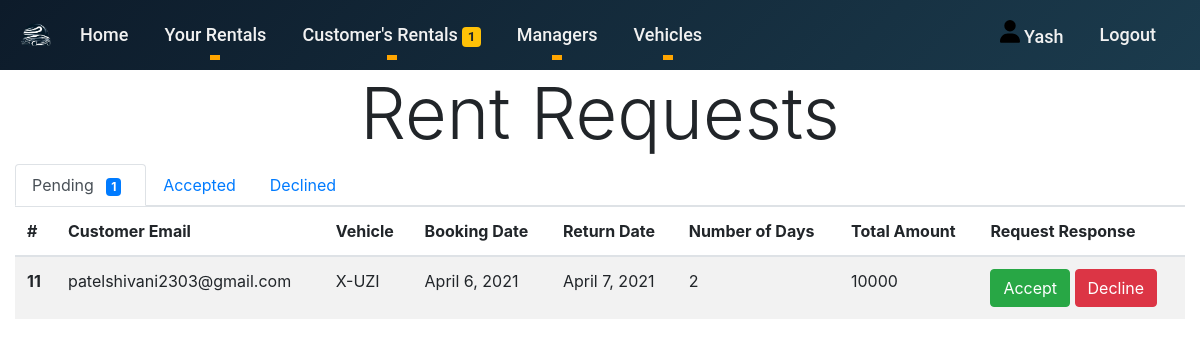
The page /Owner/RentRequest/ (signed in) on the database as committed earlier.
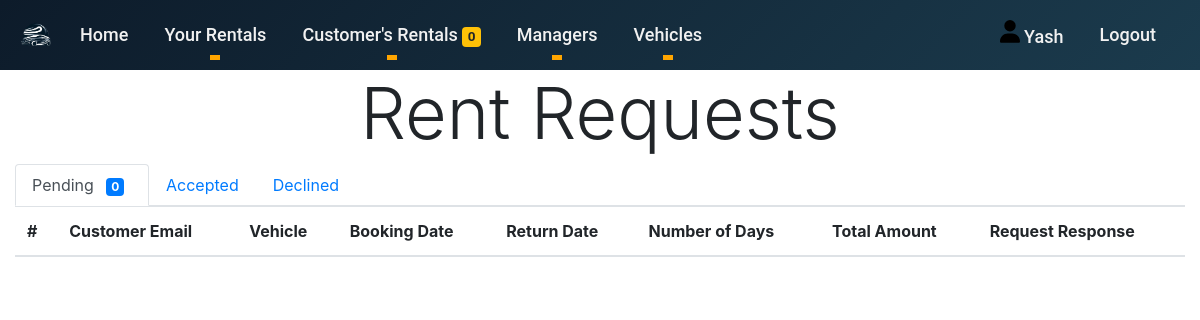
The same page on the database as committed later.
### RentVehicle/models.py (models this page shows, shortened)
class RentVehicle(models.Model):
    RentVehicle_id = models.AutoField
    RentVehicle_Date_of_Booking = models.DateField(blank=True,null=True)
    RentVehicle_Date_of_Return = models.DateField(blank=True,null=True)
    Total_days = models.IntegerField()
    Advance_amount = models.IntegerField(blank=True,null=True)
    RentVehicle_Total_amount = models.IntegerField(blank=True,null=True)
    isAvailable = models.BooleanField(default=True)
    isBillPaid = models.BooleanField(default=False)
    Vehicle_license_plate = models.CharField(max_length=30)
    customer_email = models.CharField(max_length=100)
    request_responded_by = models.CharField(max_length=100,blank=True,null=True)
    request_status = models.CharField(max_length=30,default="Pending")

### Owner/views.py (the view)
# urls.py: path('RentRequest/',views.RentRequest,name="RentRequest"),
def RentRequest(request):
    if('user_email' not in request.session):
        return redirect('/signin/')
    owner_email = request.session.get('user_email')
    owner = Owner.objects.get(Owner_email=owner_email)
    rentvehicle = RentVehicle.objects.all()
    no_of_pending_request=count_pending_rent_request()
    return render(request,'Owner_RentRequest.html',{'owner':owner,'rentvehicle':rentvehicle,'no_of_pending_request':no_of_pending_request})

### Owner/views.py (called while the page is built)
def count_pending_rent_request():
    no_of_pending_request=0
    rentvehicle = RentVehicle.objects.all()
    for rv in rentvehicle:
        if rv.request_status == "Pending":
            no_of_pending_request+=1
    return no_of_pending_request

### Owner/templates/Owner_RentRequest.html (shortened to what this page needs)
{%extends 'Only_owner_navbar.html'%} {% load static %}
    {% block name %}{{owner.Owner_firstname}}{%endblock%}{% block pagecontent %}
    <h1 class="display-3" style="text-align: center;">Rent Requests</h1>
    <nav>
        <div class="nav nav-tabs" id="nav-tab" role="tablist">
            <a class="nav-item nav-link active" id="nav-pending-tab" data-toggle="tab" href="#nav-pending" role="tab" aria-controls="nav-pending" aria-selected="true">Pending
                <span class="badge badge-primary mx-2">{{no_of_pending_request}}</span>
            </a>
            <a class="nav-item nav-link" id="nav-accepted-tab" data-toggle="tab" href="#nav-accepted" role="tab" aria-controls="nav-accepted" aria-selected="false">Accepted</a>
            <a class="nav-item nav-link" id="nav-decline-tab" data-toggle="tab" href="#nav-decline" role="tab" aria-controls="nav-decline" aria-selected="false">Declined</a>
        </div>
    </nav>
    <div class="tab-content" id="nav-tabContent">
        <div class="tab-pane fade show active" id="nav-pending" role="tabpanel" aria-labelledby="nav-pending-tab">
            <table class="table table-striped">
                <thead>
                    <tr>
                        <th scope="col">#</th>
                        <th scope="col">Customer Email</th>
                        <th scope="col">Vehicle</th>
                        <th scope="col">Booking Date</th>
                        <th scope="col">Return Date</th>
                        <th scope="col">Number of Days</th>
                        <th scope="col">Total Amount</th>
                        <th scope="col">Request Response</th>
                    </tr>
                </thead>
                <tbody>
                    {% for rv in rentvehicle %} {%if rv.request_status == "Pending"%}
                    <tr>
                        <th scope="row">{{forloop.counter}}</th>
                        <td>{{rv.customer_email}}</td>
                        <td>{{rv.Vehicle_license_plate}}</td>
                        <td>{{rv.RentVehicle_Date_of_Booking}}</td>
                        <td>{{rv.RentVehicle_Date_of_Return}}</td>
                        <td>{{rv.Total_days}}</td>
                        <td>{{rv.RentVehicle_Total_amount}}</td>
                        <td><a class="btn btn-success" href="/RentVehicle/AcceptRequest?id={{rv.id}}">Accept</a> <a class="btn btn-danger" href="/RentVehicle/DeclineRequest?id={{rv.id}}">Decline</a></td>
                    </tr>
                    {%endif%} {% endfor %}
                </tbody>
            </table>
        </div>
    </div>
    {% endblock pagecontent %}

### Owner/templates/includes/owner_navbar.html (shortened to what this page needs)
{% load static %}
<nav class="navbar sticky-top navbar-expand-lg navbar-dark bg-dark" style="font-size: large;" aria-label="" aria-labbelledby="">
    <a href="/Owner"><img class="navbar-brand" src="{% static 'img/Logos/icon.png' %}" height="50"></a>
    <div class="collapse navbar-collapse" id="navbarSupportedContent">
        <ul class="navbar-nav mr-auto">
            <li class="nav-item active">
                <a class="nav-link" href="/Owner" style="color: #f1f1f1;">Home</a>
            </li>
            <li class="nav-item dropdown">
                <a class="nav-link dropdown-toggle" href="#" id="navbarDropdown" style="color: #f1f1f1;" role="button" data-toggle="dropdown" aria-haspopup="true" aria-expanded="false">
                    Your Rentals
                </a>
            </li>
            <li class="nav-item dropdown">
                <a class="nav-link dropdown-toggle" href="#" id="navbarDropdown" style="color: #f1f1f1;" role="button" data-toggle="dropdown" aria-haspopup="true" aria-expanded="false">
                    Customer's Rentals <span class="badge badge-warning">{{no_of_pending_request}}</span>
                </a>
            </li>
            <li class="nav-item dropdown">
                <a class="nav-link dropdown-toggle" href="#" id="navbarDropdown" style="color: #f1f1f1;" role="button" data-toggle="dropdown" aria-haspopup="true" aria-expanded="false">
                    Managers
                </a>
            </li>
            <li class="nav-item dropdown">
                <a class="nav-link dropdown-toggle" href="#" id="navbarDropdown" style="color: #f1f1f1;" role="button" data-toggle="dropdown" aria-haspopup="true" aria-expanded="false">
                    Vehicles
                </a>
            </li>
        </ul>
        <ul class="navbar-nav justify-content-end">
            <li class="nav-item">
                <a class="nav-link" href="/Owner/Profile" style="color: #f1f1f1;" title="Your Profile">
                    <svg xmlns="http://www.w3.org/2000/svg" viewBox="0 0 448 512" height="19px;" width="20px"class="profile-icon">
                        <path d="M224 256A128 128 0 1 0 224 0a128 128 0 1 0 0 256zm-45.7 48C79.8 304 0 383.8 0 482.3C0 498.7 13.3 512 29.7 512l388.6 0c16.4 0 29.7-13.3 29.7-29.7C448 383.8 368.2 304 269.7 304l-91.4 0z"/>
                    </svg>
                    {{ owner.Owner_firstname }} {% block name %}{%endblock%}</a>
            </li>
        </ul>
        <ul class="navbar-nav justify-content-end">
            <li class="nav-item">
                <a class="nav-link" href="/Logout" style="color: #f1f1f1;">Logout</a>
            </li>
        </ul>
    </div>
</nav>

Rows that differ between the two databases and show on the page:
no longer on this page (row edited): RentVehicle: customer_email "patelshivani2303@gmail.com", Vehicle_license_plate "X-UZI", RentVehicle_Date_of_Booking "April 6, 2021", RentVehicle_Date_of_Return "April 7, 2021", Total_days "2", RentVehicle_Total_amount "10000"
Other text that changed with them:
{{ no_of_pending_request }}: "1" → "0"
